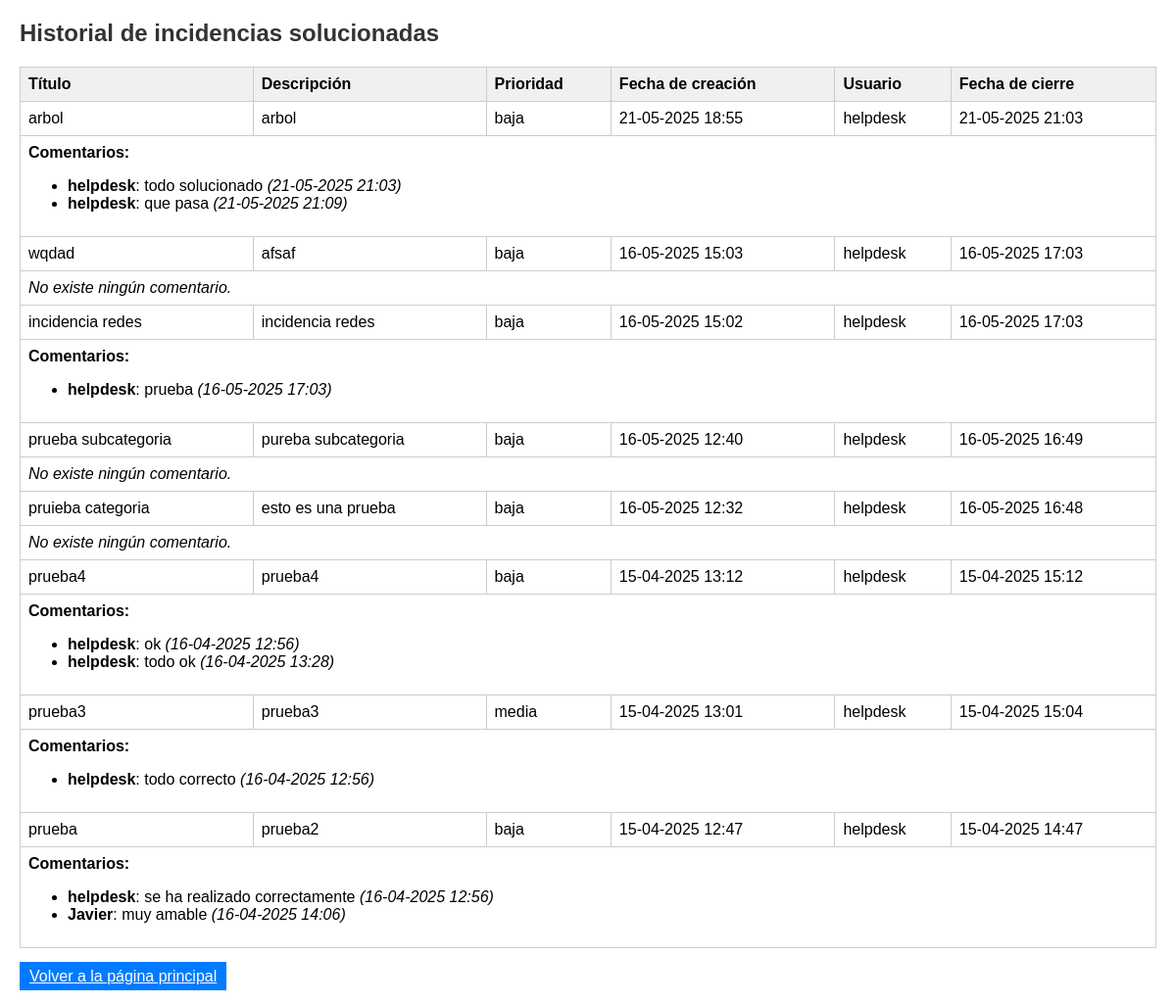
Page /historialIncidencias.php (signed in) on the committed database.
### tables this page shows
CREATE TABLE `historialIncidencia` (
  `id` int NOT NULL,
  `Título` varchar(150) NOT NULL,
  `Descripción` text NOT NULL,
  `Prioridad` enum('baja','media','alta') NOT NULL,
  `FechaCreación` datetime NOT NULL,
  `IdUsuario` int NOT NULL,
  `NombreUsuario` varchar(100) NOT NULL,
  `FechaCierre` datetime DEFAULT CURRENT_TIMESTAMP,
  `Categoria` varchar(100) DEFAULT 'otros',
  `Subcategoria` varchar(100) DEFAULT 'general'
);

CREATE TABLE `comentarios` (
  `id` int NOT NULL,
  `IdHistorial` int NOT NULL,
  `NombreUsuario` varchar(100) NOT NULL,
  `Comentario` text NOT NULL,
  `FechaComentario` datetime DEFAULT CURRENT_TIMESTAMP
);

### historialIncidencias.php (the view, shortened to what this page needs)
<?php
require 'db.php';
?>
<!DOCTYPE html>
<html>
<head>
    <link rel="stylesheet" href="estilos.css">
</head>
<body>
    <h2>Historial de incidencias solucionadas</h2>
    <table border="1" cellpadding="8" cellspacing="0">
        <tr>
            <th>Título</th>
            <th>Descripción</th>
            <th>Prioridad</th>
            <th>Fecha de creación</th>
            <th>Usuario</th>
            <th>Fecha de cierre</th>
        </tr>
        <?php
        $sql = "SELECT * FROM historialIncidencia ORDER BY FechaCierre DESC";
        $resultado = $conn->query($sql);
        if ($resultado && $resultado->num_rows > 0) {
            while ($fila = $resultado->fetch_assoc()) {
                echo "<tr>";
                echo "<td>" . htmlspecialchars($fila['Título']) . "</td>";
                echo "<td>" . htmlspecialchars($fila['Descripción']) . "</td>";
                echo "<td>" . htmlspecialchars($fila['Prioridad']) . "</td>";
                echo "<td>" . date('d-m-Y H:i', strtotime($fila['FechaCreación'])) . "</td>";
                echo "<td>" . htmlspecialchars($fila['NombreUsuario']) . "</td>";
                echo "<td>" . date('d-m-Y H:i', strtotime($fila['FechaCierre'])) . "</td>";
                echo "</tr>";
                $sqlComentarios = "SELECT NombreUsuario, Comentario, FechaComentario
                                   FROM comentarios
                                   WHERE IdHistorial = ?";
                $stmt = $conn->prepare($sqlComentarios);
                $stmt->bind_param("i", $fila['id']);
                $stmt->execute();
                $comentarios = $stmt->get_result();
                if ($comentarios->num_rows > 0) {
                    echo "<tr><td colspan='6'><strong>Comentarios:</strong><ul>";
                    while ($c = $comentarios->fetch_assoc()) {
                        echo "<li><strong>" . htmlspecialchars($c['NombreUsuario']) . "</strong>: " .
                             htmlspecialchars($c['Comentario']) .
                             " <em>(" . date('d-m-Y H:i', strtotime($c['FechaComentario'])) . ")</em>";
                    }
                    echo "</ul></td></tr>";
                } else {
                    echo "<tr><td colspan='6'><em>No existe ningún comentario.</em></td></tr>";
                }
            }
        } else {
            echo "<tr><td colspan='6'>Sin incidencias cerradas todavía.</td></tr>";
        }
        ?>
    </table>
    <p><a href="panel.php" class="btn">Volver a la página principal</a></p>
</body>
</html>

### estilos.css (style rules this page uses)
body { font-family: Arial, sans-serif; margin: 20px; }
h2 { color: #333; }
table { width: 100%; border-collapse: collapse; margin-bottom: 20px; }
table th, table td { border: 1px solid #ccc; padding: 8px; text-align: left; }
th { background-color: #f0f0f0; }
.btn { padding: 6px 10px; background-color: #007BFF; color: white; border: none; cursor: pointer; }

### rows in the picture
historialincidencia: Título "arbol", Descripción "arbol", Prioridad "baja", FechaCreación "21-05-2025 18:55", NombreUsuario "helpdesk", FechaCierre "21-05-2025 21:03"
comentarios: NombreUsuario "helpdesk", Comentario "todo solucionado", FechaComentario "21-05-2025 21:03"
comentarios: NombreUsuario "helpdesk", Comentario "que pasa", FechaComentario "21-05-2025 21:09"
historialincidencia: Título "wqdad", Descripción "afsaf", Prioridad "baja", FechaCreación "16-05-2025 15:03", NombreUsuario "helpdesk", FechaCierre "16-05-2025 17:03", shows "No existe ningún comentario."
historialincidencia: Título "incidencia redes", Descripción "incidencia redes", Prioridad "baja", FechaCreación "16-05-2025 15:02", NombreUsuario "helpdesk", FechaCierre "16-05-2025 17:03"
comentarios: NombreUsuario "helpdesk", Comentario "prueba", FechaComentario "16-05-2025 17:03"
historialincidencia: Título "prueba subcategoria", Descripción "pureba subcategoria", Prioridad "baja", FechaCreación "16-05-2025 12:40", NombreUsuario "helpdesk", FechaCierre "16-05-2025 16:49", shows "No existe ningún comentario."
historialincidencia: Título "pruieba categoria", Descripción "esto es una prueba", Prioridad "baja", FechaCreación "16-05-2025 12:32", NombreUsuario "helpdesk", FechaCierre "16-05-2025 16:48", shows "No existe ningún comentario."
historialincidencia: Título "prueba4", Descripción "prueba4", Prioridad "baja", FechaCreación "15-04-2025 13:12", NombreUsuario "helpdesk", FechaCierre "15-04-2025 15:12"
comentarios: NombreUsuario "helpdesk", Comentario "ok", FechaComentario "16-04-2025 12:56"
comentarios: NombreUsuario "helpdesk", Comentario "todo ok", FechaComentario "16-04-2025 13:28"
historialincidencia: Título "prueba3", Descripción "prueba3", Prioridad "media", FechaCreación "15-04-2025 13:01", NombreUsuario "helpdesk", FechaCierre "15-04-2025 15:04"
comentarios: NombreUsuario "helpdesk", Comentario "todo correcto", FechaComentario "16-04-2025 12:56"
historialincidencia: Título "prueba", Descripción "prueba2", Prioridad "baja", FechaCreación "15-04-2025 12:47", NombreUsuario "helpdesk", FechaCierre "15-04-2025 14:47"
comentarios: NombreUsuario "helpdesk", Comentario "se ha realizado correctamente", FechaComentario "16-04-2025 12:56"
comentarios: NombreUsuario "Javier", Comentario "muy amable", FechaComentario "16-04-2025 14:06"
